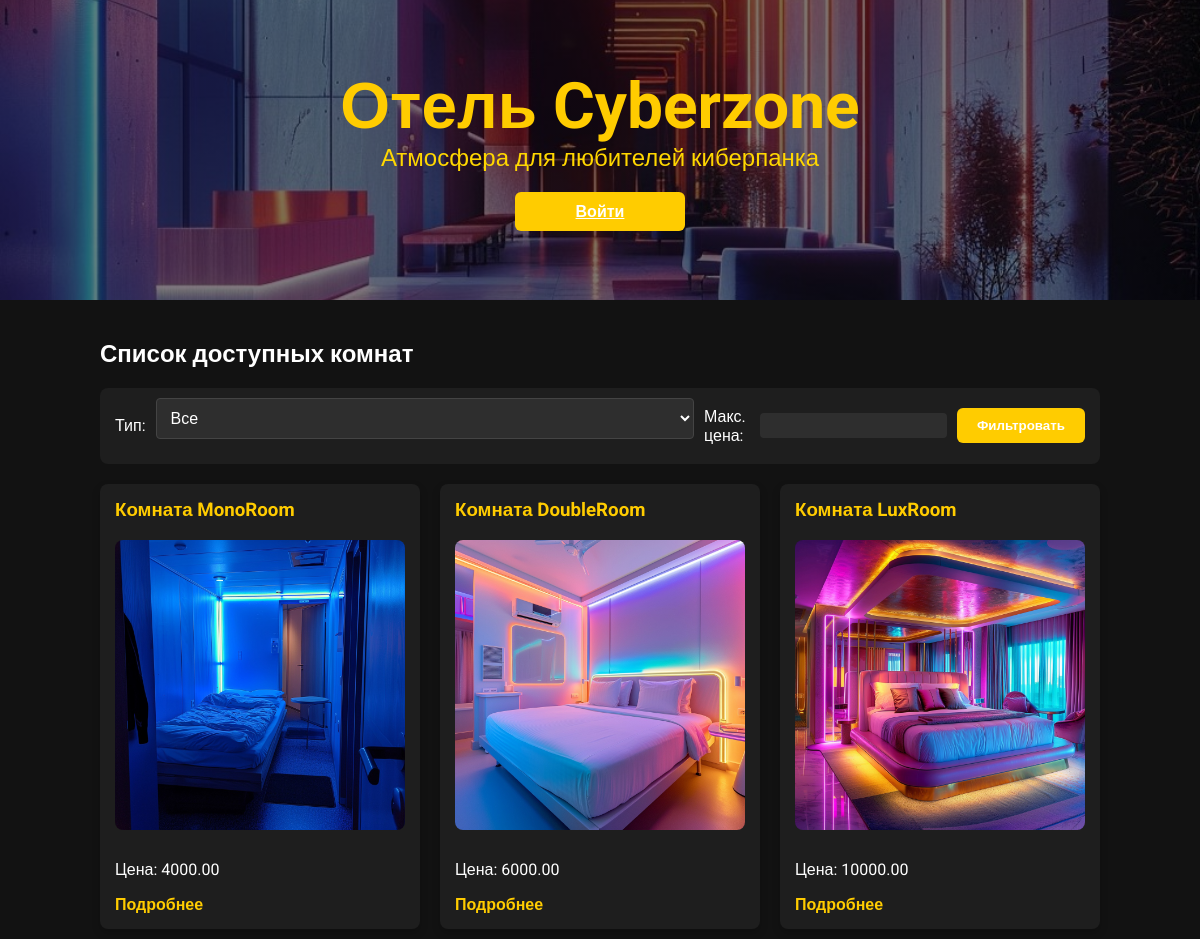
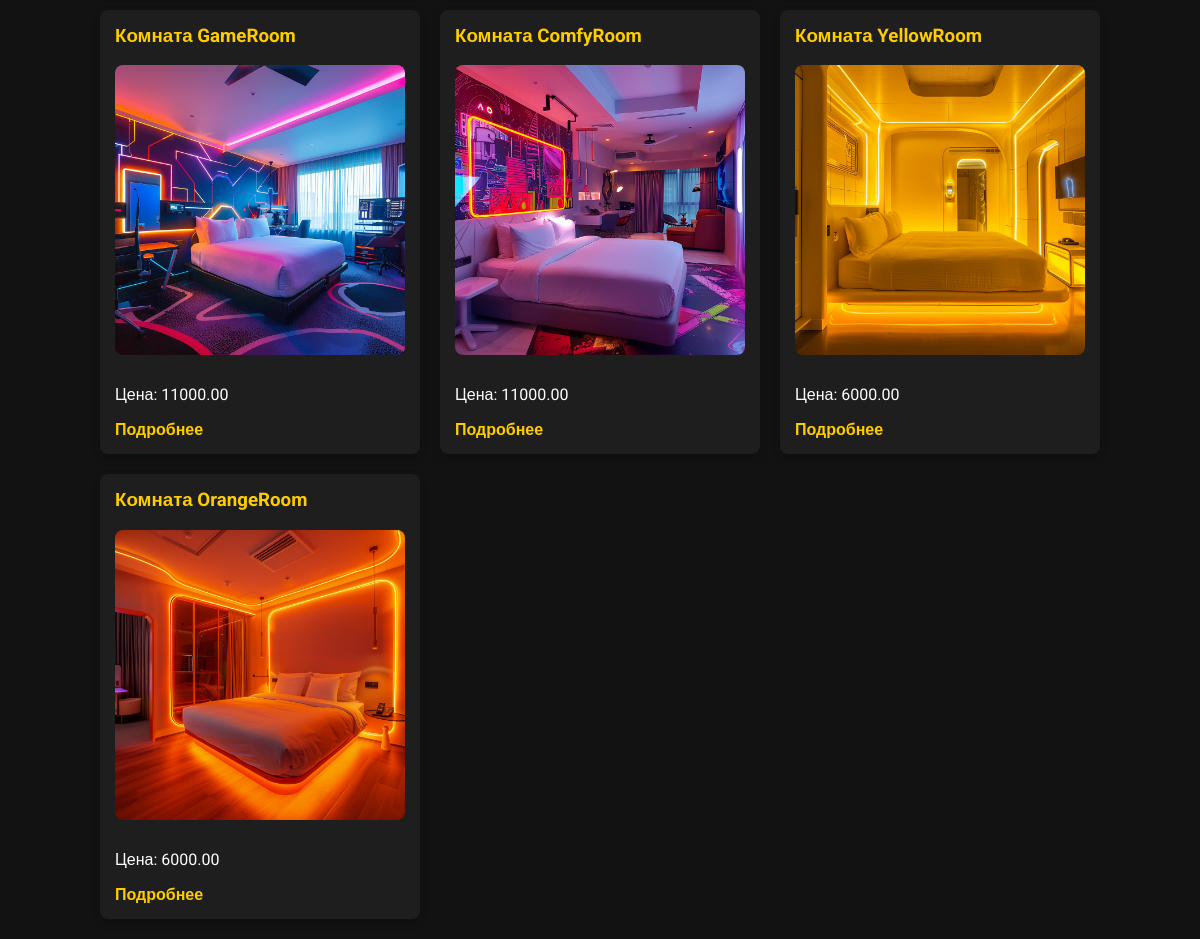
The page / on the database its author committed (2 pictures, top to bottom).
### Cyber_zone_hotel/models.py (models this page shows, shortened)
class Room(models.Model):
    STATUS_CHOICES = [('available', 'Доступен'), ('occupied', 'Занят'), ('maintenance', 'На обслуживании')]
    ROOM_TYPE_CHOICES = [('double_room', 'Двухместный номер'), ('lux_room', 'Люкс комната'), ('single_room', 'Одноместный номер')]
    room_title = models.CharField(max_length=50)
    room_type = models.CharField(max_length=25, choices=ROOM_TYPE_CHOICES, default='single_room')
    price_per_night = models.DecimalField(decimal_places=2, max_digits=8)
    description = models.TextField(max_length=1000)
    image_main = models.ImageField(upload_to="room_images/")
    image_bathroom = models.ImageField(upload_to="room_images/", blank=True, null=True)
    status = models.CharField(max_length=20, choices=STATUS_CHOICES, default='available')

### Cyber_zone_hotel/views.py (the view)
# urls.py: path("", room_list, name="room_list"),
def room_list(request):
    rooms = Room.objects.all()
    type = request.GET.get("type")
    max_price = request.GET.get("max_price")
    if type:
        rooms = Room.objects.filter(room_type=type)
    if max_price:
        rooms = rooms.filter(price_per_night__lte=max_price)
    return render(request, 'room_list.html', {"rooms": rooms})

### Cyber_zone_hotel/templates/room_list.html (shortened to what this page needs)
{% extends "base.html" %}
{% block content %}
<div class="container">
    <h2>Список доступных комнат</h2>
    <form method="get">
        <label for="type">Тип:</label>
        <select name="type" id="type">
            <option value="">Все</option>
        </select>
        <label for="max_price">Макс. цена:</label>
        <input type="number" name="max_price" id="max_price">
        <button type="submit">Фильтровать</button>
    </form>
    <div class="room-list">
        {% for room in rooms %}
        <div class="room-item">
            <h3>Комната {{ room.room_title }}</h3>
            {% if room.image_main %}
            <img src="{{ room.image_main.url }}" alt="Комната {{ room.number }}" class="room-image">
            {% endif %}
            <p>Цена: {{ room.price_per_night }}</p>
            <a href="{% url 'room_detail' room.id %}">Подробнее</a>
        </div>
        {% empty %}
        <div class="room-item">Нет доступных комнат.</div>
        {% endfor %}
    </div>
</div>
{% endblock %}

### Cyber_zone_hotel/templates/base.html (shortened to what this page needs)
<!DOCTYPE html>
<html lang="en">
<head>
    {% load static %}
    <link rel="stylesheet" href="{% static 'styles.css' %}">
</head>
<body>
<div class="header">
    <div>
        <h1>Отель Cyberzone</h1>
        <p>Атмосфера для любителей киберпанка</p>
        {% if user.is_authenticated %}
            <form class="logout-form" action="{% url 'logout' %}" method="post">
                {% csrf_token %}
                <button class="login-link" type="submit">Выйти</button>
            </form>
        {% else %}
            <a class="login-link" href="{% url 'login' %}">Войти</a>
        {% endif %}
    </div>
</div>
{% block content %}
{% endblock %}
</body>
</html>

### static/styles.css (style rules this page uses)
body { font-family: 'Roboto', sans-serif; margin: 0; background-color: #121212; color: #ffffff; }
.header { position: relative; width: 100%; height: 300px; background: linear-gradient(to bottom, rgba(0, 0, 0, 0.5), rgba(0, 0, 0, 0.5)), url("/static/images/lobby3.jpg"); background-size: cover; background-position: center; display: flex; align-items: center; justify-content: center; text-align: center; }
.header h1 { font-size: 4em; margin: 0; color: #ffcc00; font-weight: bold; }
.header p { font-size: 1.5em; margin: 0; color: #ffd700; }
.container { padding: 20px; max-width: 1000px; margin: 0 auto; }
form { display: flex; justify-content: space-between; align-items: center; background-color: #1e1e1e; padding: 10px; border-radius: 8px; margin-bottom: 20px; }
form label, form select, form input, form button { color: #ffffff; margin: 0 5px; }
form select, form input { padding: 5px; background-color: #2e2e2e; border: none; border-radius: 4px; color: #ffffff; }
form button, .login-link { background-color: #ffcc00; border: none; padding: 10px 20px; border-radius: 6px; cursor: pointer; transition: background-color 0.3s, box-shadow 0.3s; font-weight: bold; }
.login-link { text_decoration: none; color: white; outline: none; border: none; display: block; width: 25%; margin: 0 auto; margin-top: 20px; }
.room-list { display: grid; grid-template-columns: repeat(auto-fill, minmax(300px, 1fr)); gap: 20px; }
.room-item { background-color: #1e1e1e; padding: 15px; border-radius: 8px; box-shadow: 0 4px 8px rgba(0, 0, 0, 0.2); transition: transform 0.3s; }
.room-item h3 { margin-top: 0; color: #ffcc00; }
.room-image { width: 100%; height: auto; border-radius: 8px; margin-bottom: 10px; }
.room-item p { color: #ffffff; }
.room-item a { text-decoration: none; color: #ffcc00; font-weight: bold; transition: color 0.3s; }
form input[type="text"], form input[type="email"], form input[type="password"], form select, form textarea { padding: 10px; background-color: #2e2e2e; border: 1px solid #444; border-radius: 4px; color: #ffffff; font-size: 1em; width: 100%; box-sizing: border-box; margin-bottom: 15px; }
form input::placeholder, form select::placeholder, form textarea::placeholder { color: #888; }

### rows shown on the page
Room: room_title "MonoRoom", image_main (picture), price_per_night "4000.00"
Room: room_title "DoubleRoom", image_main (picture), price_per_night "6000.00"
Room: room_title "LuxRoom", image_main (picture), price_per_night "10000.00"
Room: room_title "GameRoom", image_main (picture), price_per_night "11000.00"
Room: room_title "ComfyRoom", image_main (picture), price_per_night "11000.00"
Room: room_title "YellowRoom", image_main (picture), price_per_night "6000.00"
Room: room_title "OrangeRoom", image_main (picture), price_per_night "6000.00"
